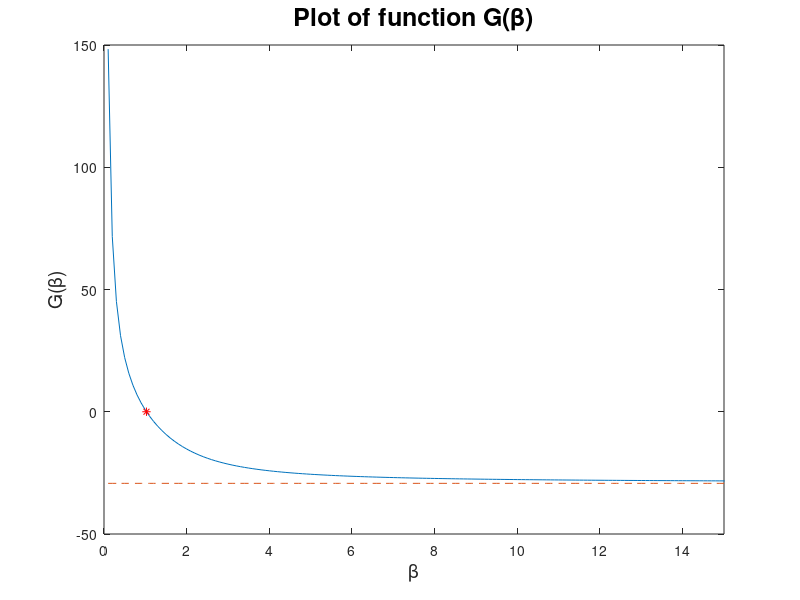
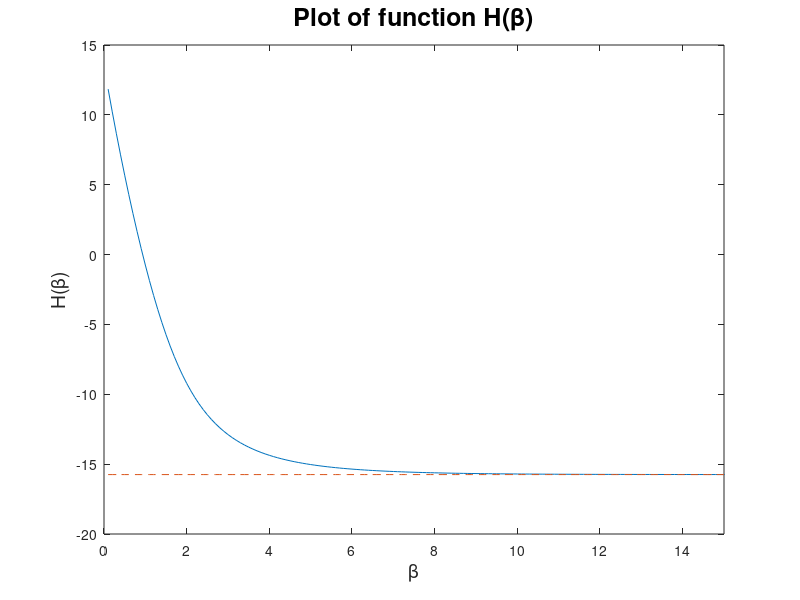
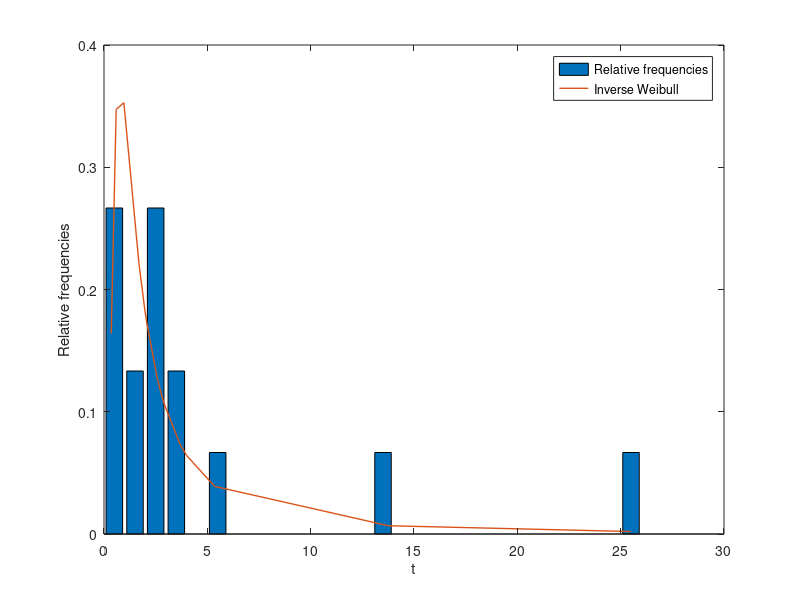

Write MATLAB code to recreate these figures, in order.
% Step 1: Data Vector and Its Logarithmic Vector

x_vec = [0.35 0.59 0.96 0.99 1.69...
         1.97 2.07 2.58 2.71 2.90...
         3.67 3.99 5.35 13.77 25.50];

        % = [4 6 7 11 13];

        %[1 2 3 57];

y_vec    = (log(x_vec))';

z_vec    = x_vec(1)./x_vec;

G_infty  = sum(log(z_vec));

% Step 2: Definition of G, H, dH and dG from our Manuscript

G     = @(beta) (length(x_vec)./beta)-sum(log(x_vec))+(length(x_vec)*(((x_vec).^(-beta))*y_vec))/(sum((x_vec).^(-beta)));
H     = @(beta) length(x_vec)*(((x_vec).^(-beta))*y_vec)/(sum((x_vec).^(-beta)));
dH    = @(beta) length(x_vec)/(sum((x_vec).^(-beta))*sum((x_vec).^(-beta)))*((((x_vec).^(-beta))*y_vec)*(((x_vec).^(-beta))*y_vec)-(((x_vec).^(-beta))*(y_vec.^2))*(sum((x_vec).^(-beta))));
dG    = @(beta) -length(x_vec)/(beta*beta)+dH(beta);

% Step 3: Plotting of G and H

xx    = 0.1:0.1:34.9;
yy    = zeros(1,length(xx));
zz    = zeros(1,length(xx));

for j = 1:1:length(xx)
  yy(1,j) = G(xx(1,j));
  zz(1,j) = H(xx(1,j));
endfor

% Step 4: Newton-Iteration for G(beta_fin) = 0

N_max     = 200;
beta_s    = zeros(1,(N_max+1));
beta_s(1) = 0.1;

for j = 1:1:N_max
  beta_s(j+1) = beta_s(j) - G(beta_s(j))/dG(beta_s(j));
endfor

beta_fin  = beta_s(end)
alpha_fin = ((1/length(x_vec))*sum((x_vec).^(-beta_fin)))^(1/beta_fin)

f         = @(t) (beta_fin/(alpha_fin^(beta_fin))).*(t.^(-(beta_fin+1))).*exp(-(alpha_fin*t).^(-beta_fin));

% Step 5: Plotting of G, H and Relative Frequencies with Inverse Weibull Distribution

% Step 5.1: Plots of G and H

figure(1)
plot(xx,yy)
hold on
plot(xx,G_infty*ones(1,length(xx)),'linestyle','--')
hold on
plot(beta_fin,0,'r*')
title('Plot of function G({\beta})','Interpreter','tex','fontsize',18)
xlabel('{\beta}','Interpreter','tex','fontsize',14)
ylabel('G({\beta})','Interpreter','tex','fontsize',14)
xlim([0 15])

figure(2)
plot(xx,zz)
hold on
plot(xx,length(x_vec)*log(x_vec(1))*ones(1,length(xx)),'linestyle','--')
title('Plot of function H({\beta})','Interpreter','tex','fontsize',18)
xlabel('{\beta}','Interpreter','tex','fontsize',14)
ylabel('H({\beta})','Interpreter','tex','fontsize',14)
xlim([0 15])

% Step 5.2: Relative Frequencies with Inverse Weibull Distribution

x_help    = 0:1:30;
x_count   = zeros((length(x_help)-1),1);

for j = 1:1:(length(x_help)-1)
  for k = 1:1:length(x_vec)
    if (x_help(j)<=x_vec(k) && x_vec(k)<=x_help(j+1))
      x_count(j) = x_count(j) + 1;
    endif
  endfor
endfor

x_count = x_count./length(x_vec);

figure(3)
bar(0.5:1:29.5,x_count)
hold on
plot(x_vec,f(x_vec),'linestyle','-','linewidth',1)
legend({'Relative frequencies','Inverse Weibull'},'location','northeast')
xlabel('t')
ylabel('Relative frequencies')

% Step 5: Bisection-Iteration for G(beta_final) = 0

##a_guess   = 0.1;
##b_guess   = 1.1;
##x_guess   = (a_guess+b_guess)/2;
##epsilon   = 0.01;
##
##if ((G(a_guess)>0 & G(b_guess)<0))
##  while(abs(G(x_guess))>epsilon)
##    if ((G(a_guess)>0 & G(x_guess)<0))
##       x_guess = (a_guess+x_guess)/2;
##    elseif ((G(x_guess)>0 & G(b_guess)<0))
##       x_guess = (x_guess+b_guess)/2;
##    endif
##  endwhile
##elseif
##   x_guess = (a_guess+b_guess)/2;
##endif
